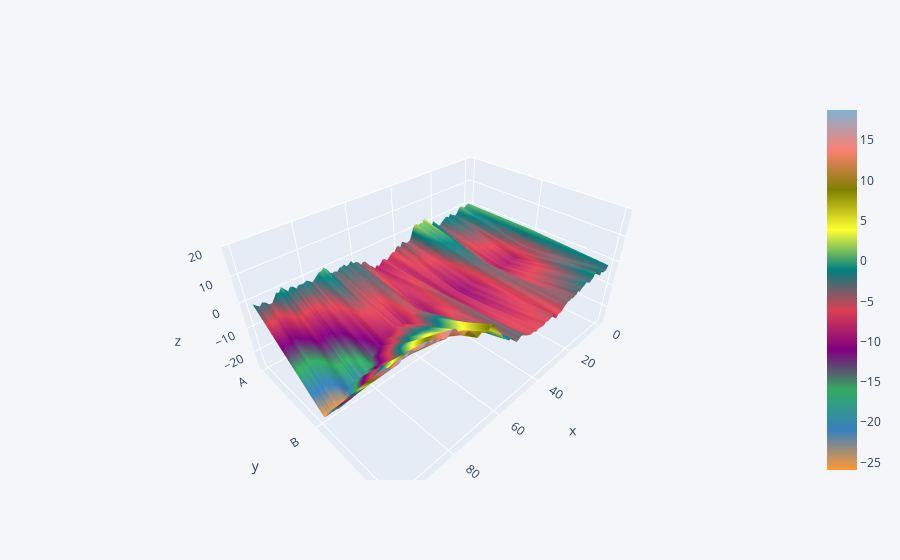

Here is the notebook cell this chart was saved with:
### Code cell
df.iplot(kind='surface')

### Figure 1 — Plotly figure (JSON) as saved in the notebook; plotly's stock layout.template omitted (floating-point values rounded to 4 significant figures; data arrays with more than 128 entries replaced by an {"elided": "..."} marker saying what was removed)
{"data": [{"colorscale": [[0, "rgb(255, 153, 51)"], [0.1111, "rgb(55, 128, 191)"], [0.2222, "rgb(50, 171, 96)"], [0.3333, "rgb(128, 0, 128)"], [0.4444, "rgb(219, 64, 82)"], [0.5556, "rgb(0, 128, 128)"], [0.6667, "rgb(255, 255, 51)"], [0.7778, "rgb(128, 128, 0)"], [0.8889, "rgb(251, 128, 114)"], [1, "rgb(128, 177, 211)"]], "type": "surface", "x": [0, 1, 2, 3, 4, 5, 6, 7, 8, 9, 10, 11, 12, 13, 14, 15, 16, 17, 18, 19, 20, 21, 22, 23, 24, 25, 26, 27, 28, 29, 30, 31, 32, 33, 34, 35, 36, 37, 38, 39, 40, 41, 42, 43, 44, 45, 46, 47, 48, 49, 50, 51, 52, 53, 54, 55, 56, 57, 58, 59, 60, 61, 62, 63, 64, 65, 66, 67, 68, 69, 70, 71, 72, 73, 74, 75, 76, 77, 78, 79, 80, 81, 82, 83, 84, 85, 86, 87, 88, 89, 90, 91, 92, 93, 94, 95, 96, 97, 98, 99], "y": ["A", "B", "C"], "z": {"elided": "3x100 float values"}}], "layout": {"legend": {"bgcolor": "#F5F6F9", "font": {"color": "#4D5663"}}, "paper_bgcolor": "#F5F6F9", "plot_bgcolor": "#F5F6F9", "title": {"font": {"color": "#4D5663"}}, "xaxis": {"gridcolor": "#E1E5ED", "showgrid": true, "tickfont": {"color": "#4D5663"}, "title": {"font": {"color": "#4D5663"}, "text": ""}, "zerolinecolor": "#E1E5ED"}, "yaxis": {"gridcolor": "#E1E5ED", "showgrid": true, "tickfont": {"color": "#4D5663"}, "title": {"font": {"color": "#4D5663"}, "text": ""}, "zerolinecolor": "#E1E5ED"}}}
